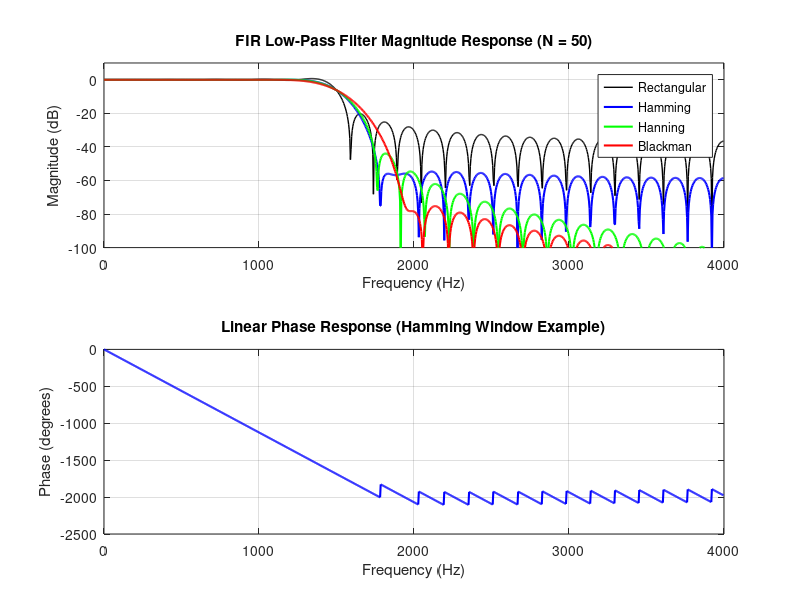

This chart was generated by the following MATLAB code:

clear;
clc;
close all;

Fs = 8000;
fc = 1500;
wc = fc / (Fs/2);  % Normalized cutoff frequency
N = 50;             % Filter order

% Window Functions
w_rect = rectwin(N+1);
w_hamm = hamming(N+1);
w_hann = hann(N+1);
w_black = blackman(N+1);

% FIR Filter Design using fir1
b_rect = fir1(N, wc, w_rect);
b_hamm = fir1(N, wc, w_hamm);
b_hann = fir1(N, wc, w_hann);
b_black = fir1(N, wc, w_black);

% Frequency Response Calculation
[H_rect, f] = freqz(b_rect, 1, 1024, Fs);
[H_hamm, ~] = freqz(b_hamm, 1, 1024, Fs);
[H_hann, ~] = freqz(b_hann, 1, 1024, Fs);
[H_black, ~] = freqz(b_black, 1, 1024, Fs);

% Display Numerical Outputs
fprintf('=== EXPERIMENT 4: FIR WINDOWING TECHNIQUES ===\n\n');
fprintf('Filter Order (N): %d\n', N);
fprintf('Cutoff Frequency: %d Hz\n\n', fc);

fprintf('--- RECTANGULAR WINDOW COEFFICIENTS (First 5) ---\n');
disp(b_rect(1:5));

fprintf('--- HAMMING WINDOW COEFFICIENTS (First 5) ---\n');
disp(b_hamm(1:5));

fprintf('--- HANNING WINDOW COEFFICIENTS (First 5) ---\n');
disp(b_hann(1:5));

fprintf('--- BLACKMAN WINDOW COEFFICIENTS (First 5) ---\n');
disp(b_black(1:5));

% Plotting
figure('Name', 'FIR Windowing Techniques Comparison');

% Magnitude Response
subplot(2,1,1);

plot(f, 20*log10(max(abs(H_rect), 1e-6)), ...
    'k', 'LineWidth', 1);
hold on;

plot(f, 20*log10(max(abs(H_hamm), 1e-6)), ...
    'b', 'LineWidth', 1.5);

plot(f, 20*log10(max(abs(H_hann), 1e-6)), ...
    'g', 'LineWidth', 1.5);

plot(f, 20*log10(max(abs(H_black), 1e-6)), ...
    'r', 'LineWidth', 1.5);

grid on;
legend('Rectangular', 'Hamming', 'Hanning', 'Blackman');

title('FIR Low-Pass Filter Magnitude Response (N = 50)');
xlabel('Frequency (Hz)');
ylabel('Magnitude (dB)');
ylim([-100 10]);
xlim([0 Fs/2]);

% Phase Response
subplot(2,1,2);

plot(f, unwrap(angle(H_hamm))*180/pi, ...
    'b', 'LineWidth', 1.5);

grid on;
title('Linear Phase Response (Hamming Window Example)');
xlabel('Frequency (Hz)');
ylabel('Phase (degrees)');
xlim([0 Fs/2]);
